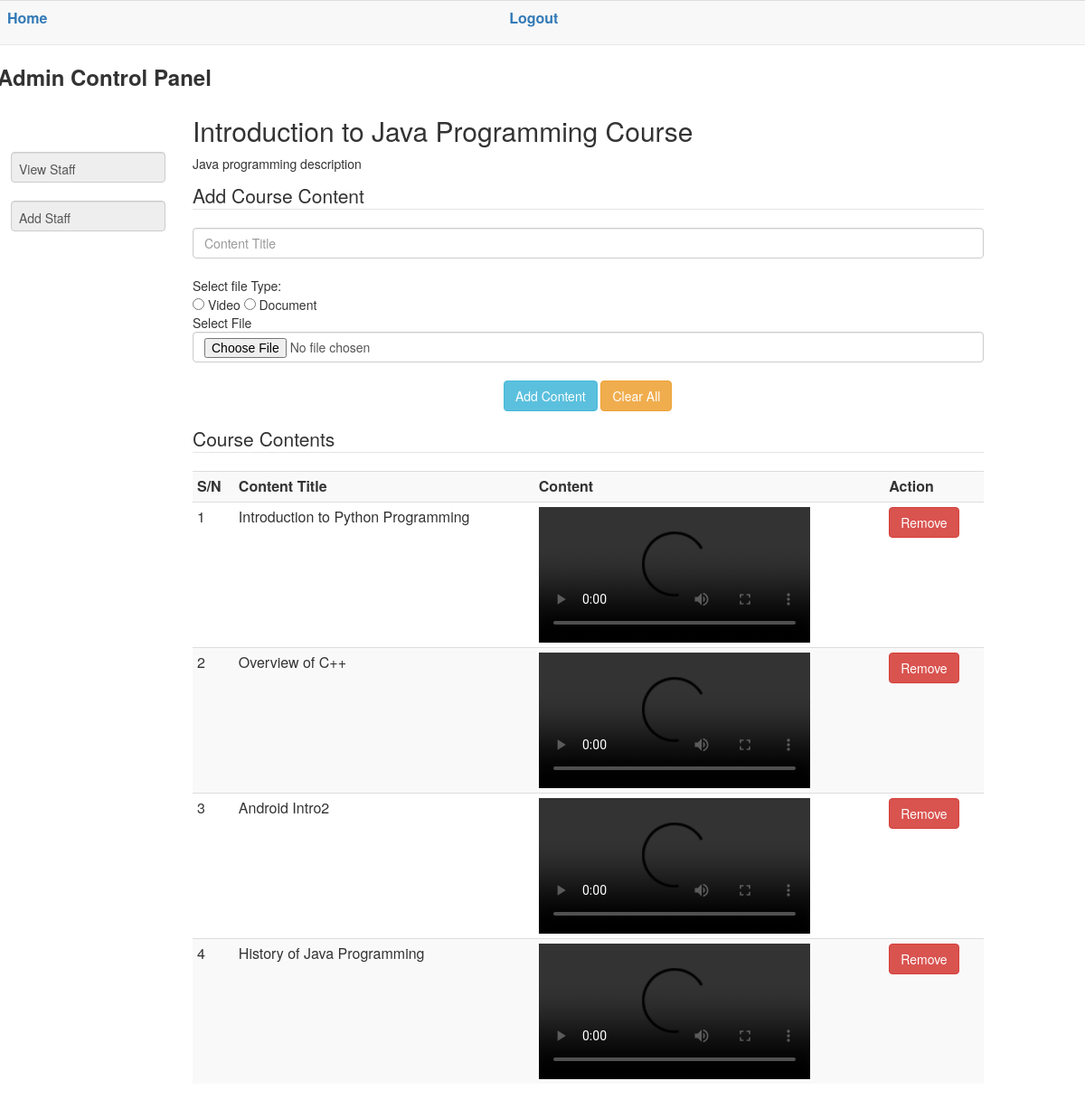
Screenshot of /admin/view_course.php?id=4 (signed in) with the database file from the repository.
### tables this page shows
CREATE TABLE `courses` (
  `id` int(5) NOT NULL auto_increment,
  `course_title` varchar(300) NOT NULL,
  `course_description` varchar(500) NOT NULL,
  `pic` varchar(100) NOT NULL,
  PRIMARY KEY  (`id`)
);

CREATE TABLE `course_contents` (
  `id` int(4) NOT NULL auto_increment,
  `course_id` int(4) NOT NULL,
  `content_title` varchar(100) NOT NULL,
  `content` varchar(100) NOT NULL,
  `file_type` varchar(10) NOT NULL,
  PRIMARY KEY  (`id`)
);

### admin/view_course.php (the view, shortened to what this page needs)
<?php
include('head.php');
$collected_id=$_GET['id'];
?>
<table class="table navbar navbar-default navbar-fixed-top">
	<tr>
		<th><a href="index.php" >Home</a></th>
		<th><a href="logout.php" >Logout</a></th>
	</tr>
</table>
<br>
<body>
		<div class="row"><h3><b>Admin Control Panel</b></h3>
			<div class="col-md-2">
				<br>
				<br>
				<br>
				<a href="view_staff.php" class="form-control">View Staff</a><br>
				<a href="" class="form-control" data-toggle="modal" data-target="#basicExampleModal">Add Staff</a>
			</div>
			<div class="col-md-9">
				<?php
				$sql5="SELECT * FROM COURSES WHERE id='$collected_id' ";
				$result5=mysql_query($sql5);
				$rows=mysql_fetch_assoc($result5);
				?>
				<h2><?php echo $rows['course_title'] ?> Course</h2>
				<p><?php echo $rows['course_description']  ?></p>
				<fieldset>
					<legend>Add Course Content</legend>
					<form class="form-group" method="post" enctype="multipart/form-data">
						<input type="text" name="content_title" placeholder="Content Title" required class="form-control"><br>
						Select file Type:<br>
						<input type="radio" name="file_type" class="" value="video">  Video   <input type="radio" name="file_type" class="" value="document">   Document<br>
						Select File
						<input type="file" name="pic" class="form-control" required><br>
						<div align="center">
							<input type="submit" name="item_sub" class="btn btn-info" value="Add Content">   <input type="reset" class="btn btn-warning" name="" value="Clear All">
						</div>
					</form>
				</fieldset>
				<fieldset>
					<legend>Course Contents</legend>
					<?php
						$sql2="SELECT * FROM course_contents WHERE course_id='$collected_id' ORDER BY id DESC";
						$result2=mysql_query($sql2);
						?>
					<figure>
						<table class="table table-condensed table-striped table-responsive">
							<tr>
								<th>S/N</th>
								<th>Content Title</th>
								<th>Content</th>
								<th>Action</th>
							</tr>
							<?php
							$i=1;
							while($rows=mysql_fetch_assoc($result2)){
								$type=$rows['file_type'];
							?>
							<tr>
								<td><?php echo $i++; ?></td>
								<td><?php echo $rows['content_title']; ?></td>
								<td>
									<?php
									if($type=='video'){
										echo '<video src="../videos/'.$rows['content'].'" controls="yes" autoplay="no"></video>';
									}elseif($type=='document'){
										echo '<a download href="../videos/'.$rows['content'].'" >'.$rows['content'].'</a>';
									}
									?>
								</td>
								<td><form class="" method="post">
									<input type="submit" class="btn btn-danger" name="sub_delete_item" value="Remove">
								</form></td>
							</tr>
							<?php
					}
					?>
						</table>
					</figure>
				</fieldset>
			</div>
		</div>
</body>

### admin/view_course.php (style rules this page uses)
body { margin: 1%; }
.col-md-2 a { padding:8px; background-color: #eeeeee; }

### rows the page displays
courses: course_title "Introduction to Java Programming", course_description "Java programming description"
course_contents: content_title "Introduction to Python Programming"
course_contents: content_title "Overview of C++"
course_contents: content_title "Android Intro2"
course_contents: content_title "History of Java Programming"
